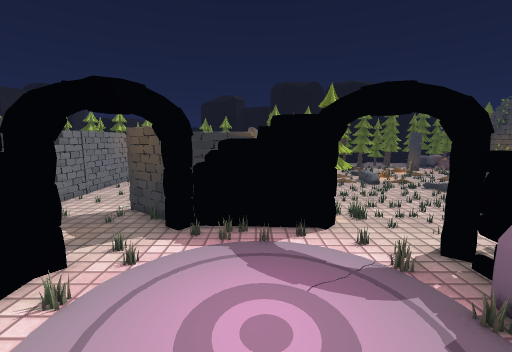
[1] (above)

24 first-person views from a walk through a Unity game level. The camera is 1.2 m above the floor, tilts 8° down and sees 90° across. The floor is counted in squares, 0.35 m on a side. Each view is taken from the middle of a square. On the plan, view 1 faces up. The plan holds only what a view shows up to about 20 squares ahead; the rest is blank. The place goes on beyond the plan. The player character is not drawn. Some surface patterns are stand-ins.

[2]
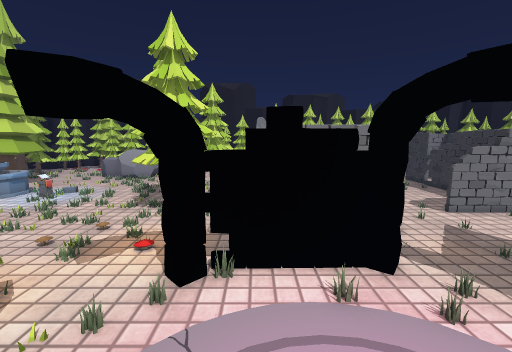

[3]
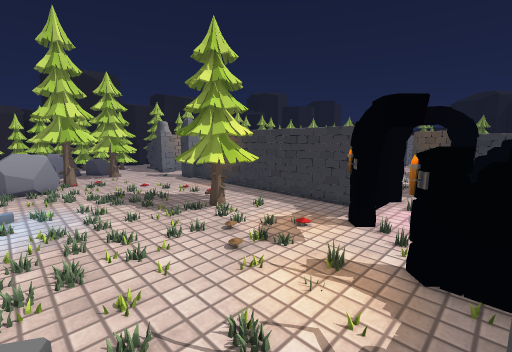

[4]
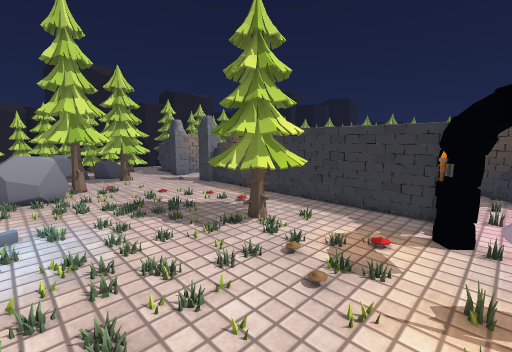

[5]
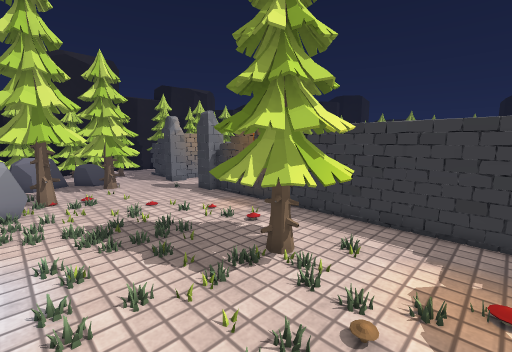

[6]
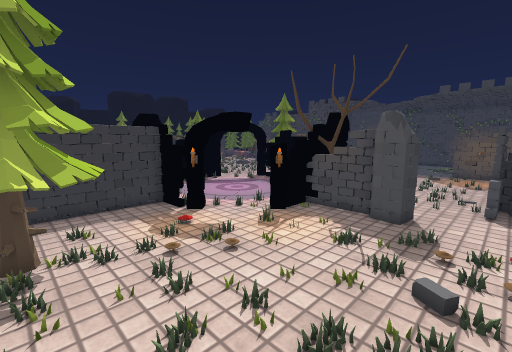

[7]
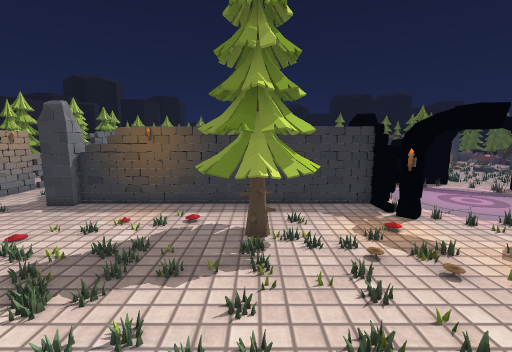

[8]
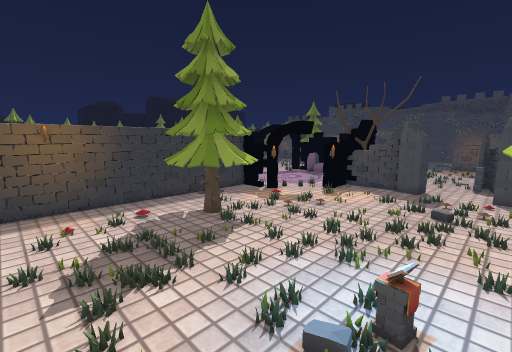

[9]
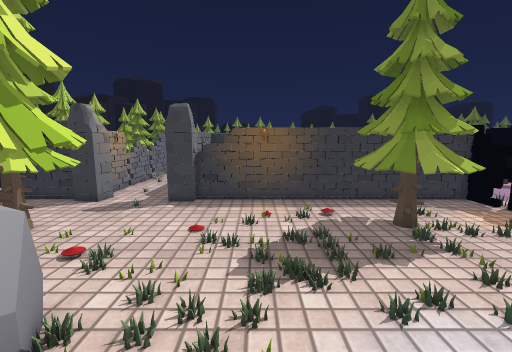

[10]
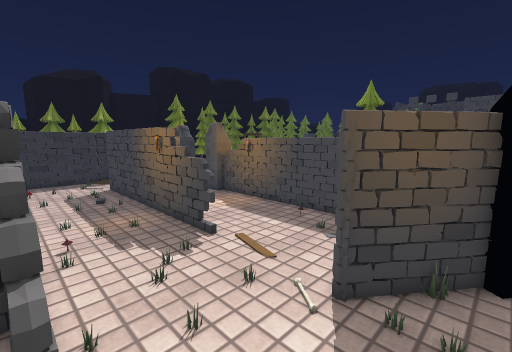

[11]
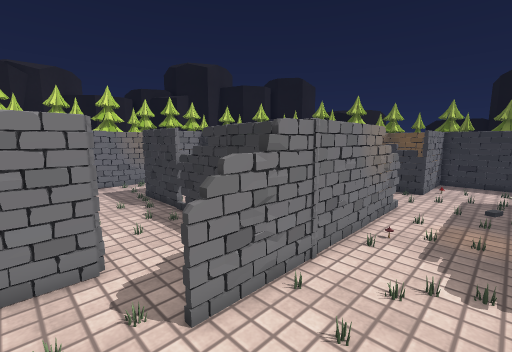

[12]
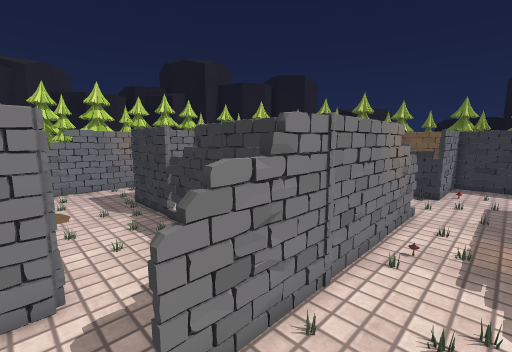

[13]
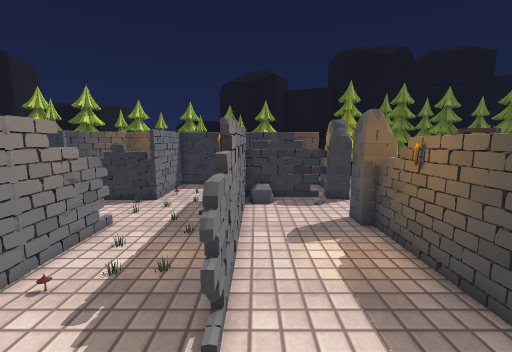

[14]
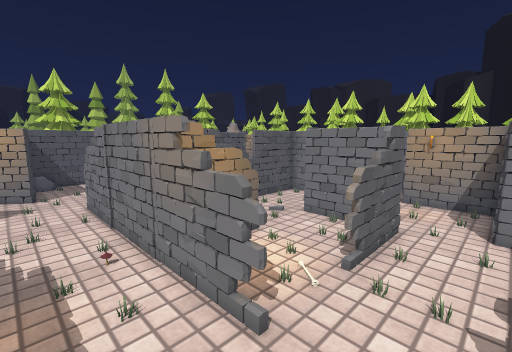

[15]
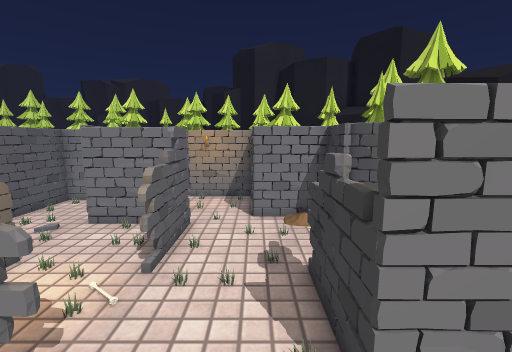

[16]
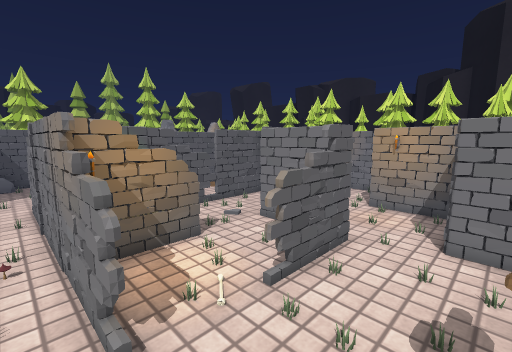

[17]
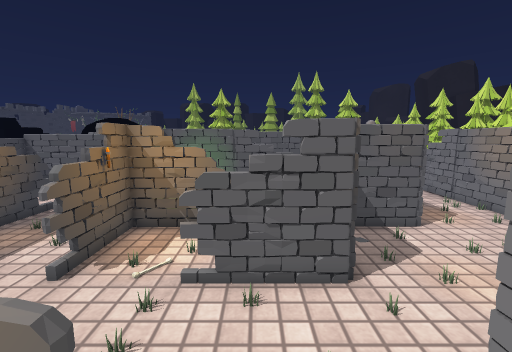

[18]
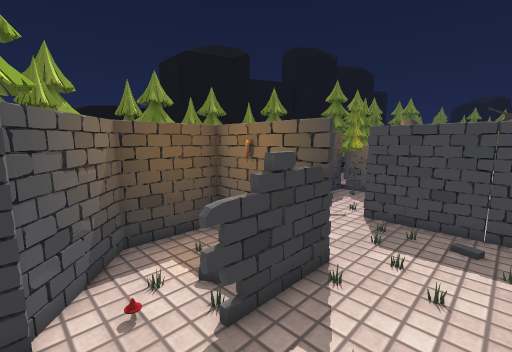

[19]
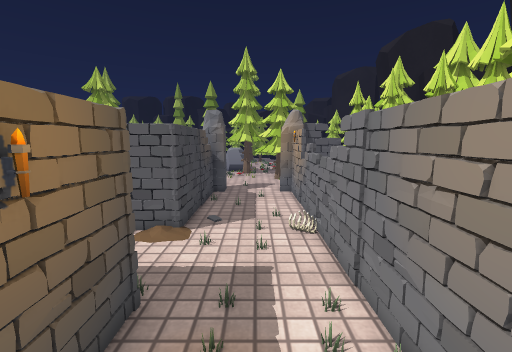

[20]
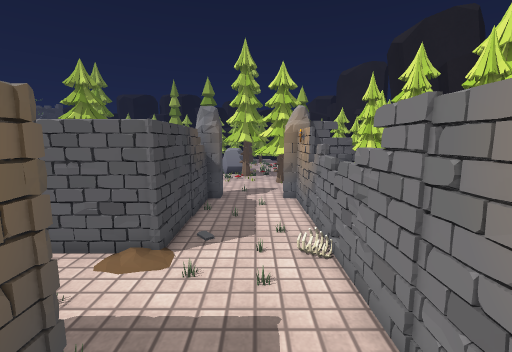

[21]
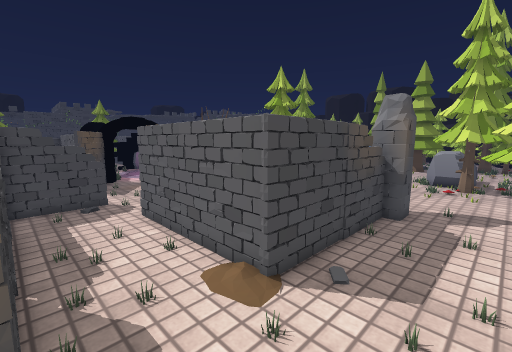

[22]
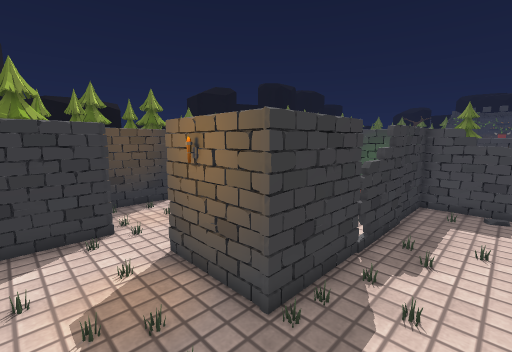

[23]
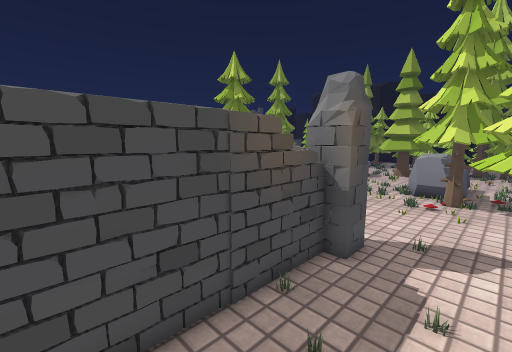

[24]
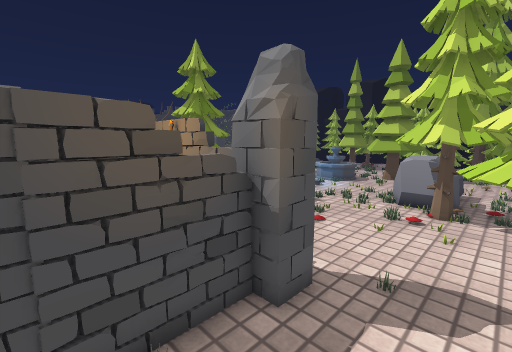

### Floor plan
Key: @ floor where view 1 was taken; # wall or solid block; x gap in a wall; . floor; = window, fence, low wall or low ledge; ^ raised ledge; T tree; B bones; M mushroom; C column; R rock; H torch; O other object.
Columns run from 27 left of view 1 to 6 right of it. Each row starts with its distance up from view 1.
 36              TT  OO OOTT
 35           TTT T     OOTT     TT
 34  ^#  TTT TTT     ####     # TT
 33 ^^   TT  TTT#########O#####=TT
 32 ^ TT   TTTT##.O.#.........O#
 31 ^ TTTT    ##O.. #...O......
 30  TT     ###.M.  #OO.O.O.  C
 29  TTT    O....O==#....#==#=#C
 28  TTT    #.O.O==O#..OO# ....C
 27 TT ######.O......O..O#......
 26    ##OO......O..O....#.....
 25    ##...O..O.O....O.O#....CC
 24    ##OO..##===B.=....#....CC
 23 #####..O.#.O..O.=...O#.....=
 22 #..OO....#.O.O..O.O..#.....
 21 #.....O. #...O..#....O.....H
 20 #O.O######.O==###.O.O=.....#
 19 #...##......    #O...=.....#
 18 #.O.##...O..     O...x.....#
 17 #O.O##.O..O.    #..OO=....O#   TT
 16 #..O#####x=######.O........#   TTT
 15 #......O..O...O.#O.......O.#    TT
 14 =.....O..O......#.O.O....  #    OO
 13 =.O.O......O....=...B...   #   ..O
 12 B....#O######..O=....#######   ...
 11 B.O..#####  ##....O..O##       O.O
 10 =O...#       #.O.O...O.OOOO# OOOO.
  9 =....#          .O.....OO.....O O.
  8 =..O.#          O.## .OO.......O
  7 #...O#         ...# #OO..     ..OO
  6 #.O..#         ...#  OO..      ..O
  5 #....=         .O #  OO.       .O
  4 C...CC###########R####O.       .O
  3 C...CCC#.O.......... OO.    .
  2 ...O.................OO..
  1  ...........O.TTT....OOO..
  0 TTT......OOOOTTTTT.... OO..@
 -1 TTT....O.OO..TTTTT.OM..OOO.T
 -2 TTT.O..O..OO.TTTTTO.....OOOOTO
 -3 TTT....OOO.OO.TTT.M.OO.O..O=TO
 -4 TTTMM..O.OOO.O.O.OO.MO.....=T
 -5 .TTOTTOO.OOO...O..O..O..O..#
 -6 .TTTTT.OOO..OO.O.O.OO..O..CC    ..
 -7  OOORR.OO.....O.O.O..O.O..CC....OO
 -8  ..RRRO.OO.OO..O.OOO.OO.OO....O.OO
 -9  OO RROO....OO..OOOOO...O..... O
-10  O.O   .....O.O...O..O.OOO....#O#
-11  ..O   .... ....OO.OOOOO.O C

Positions as (right, up) in squares from view 1, and headings:
1: (0, 0), facing up
2: (1, 3), facing left
3: (-1, -9), facing up-left
4: (-4, -9), facing up-left
5: (-7, -7), facing up-left
6: (-12, -10), facing up-right
7: (-12, -10), facing up
8: (-19, -11), facing up-right
9: (-18, -11), facing up
10: (-11, 10), facing up-right
11: (-7, 10), facing up-left
12: (-8, 11), facing up-left
13: (-5, 14), facing up
14: (-8, 27), facing down-left
15: (-8, 27), facing left
16: (-10, 28), facing down-left
17: (-16, 30), facing down
18: (-17, 25), facing up-right
19: (-25, 21), facing down
20: (-25, 19), facing down
21: (-26, 16), facing down-right
22: (-26, 13), facing up-right
23: (-26, 11), facing down-right
24: (-26, 8), facing down-right
